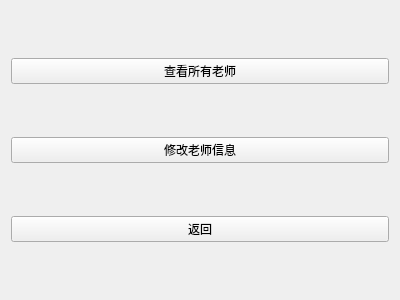
<?xml version="1.0" encoding="UTF-8"?>
<ui version="4.0">
 <class>allteacher</class>
 <widget class="QWidget" name="allteacher">
  <property name="geometry">
   <rect>
    <x>0</x>
    <y>0</y>
    <width>400</width>
    <height>300</height>
   </rect>
  </property>
  <property name="windowTitle">
   <string>Form</string>
  </property>
  <layout class="QGridLayout" name="gridLayout">
   <item row="0" column="0">
    <widget class="QPushButton" name="pushButton">
     <property name="text">
      <string>查看所有老师</string>
     </property>
    </widget>
   </item>
   <item row="1" column="0">
    <widget class="QPushButton" name="pushButton_2">
     <property name="text">
      <string>修改老师信息</string>
     </property>
    </widget>
   </item>
   <item row="2" column="0">
    <widget class="QPushButton" name="pushButton_3">
     <property name="text">
      <string>返回</string>
     </property>
    </widget>
   </item>
  </layout>
 </widget>
 <resources/>
 <connections/>
</ui>
